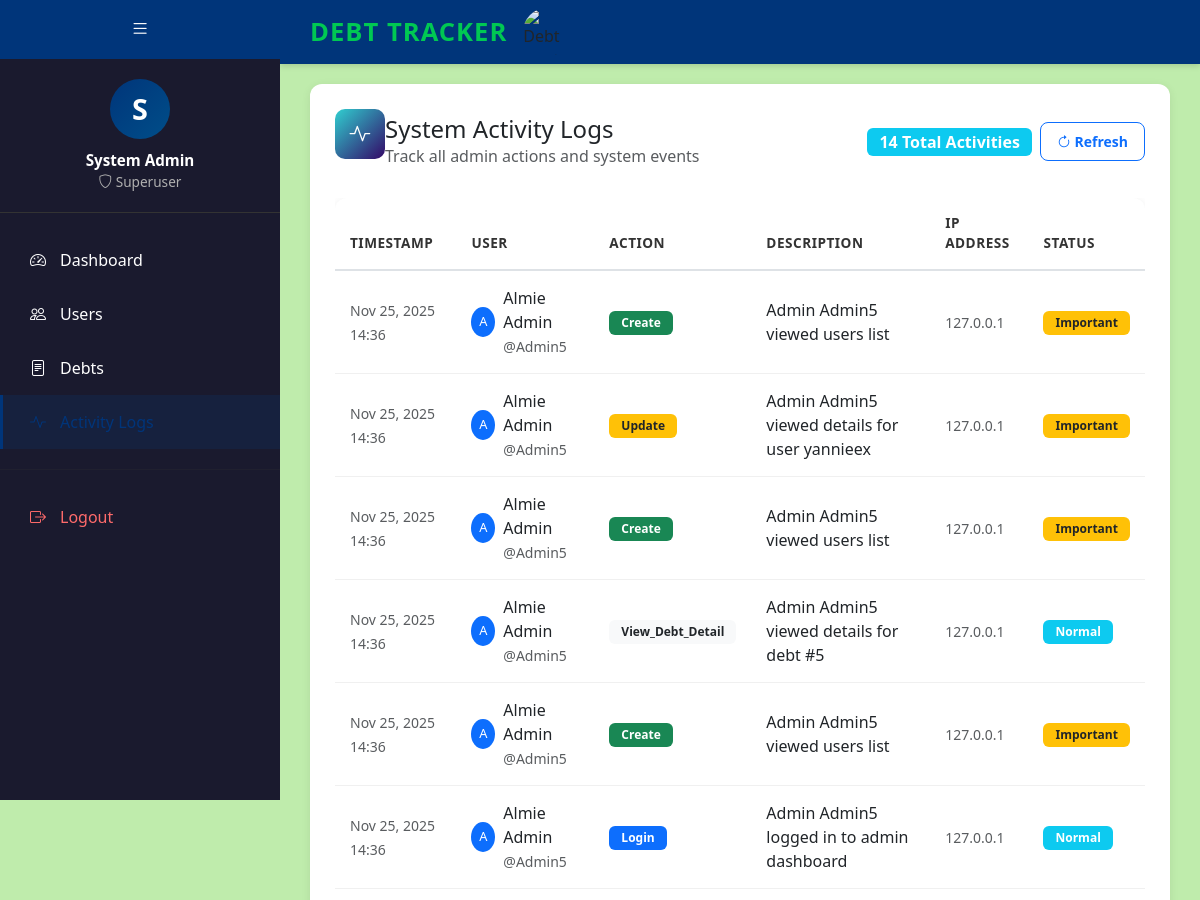
Page /admin-activity-logs/ (signed in, upper part) on the earlier database version.
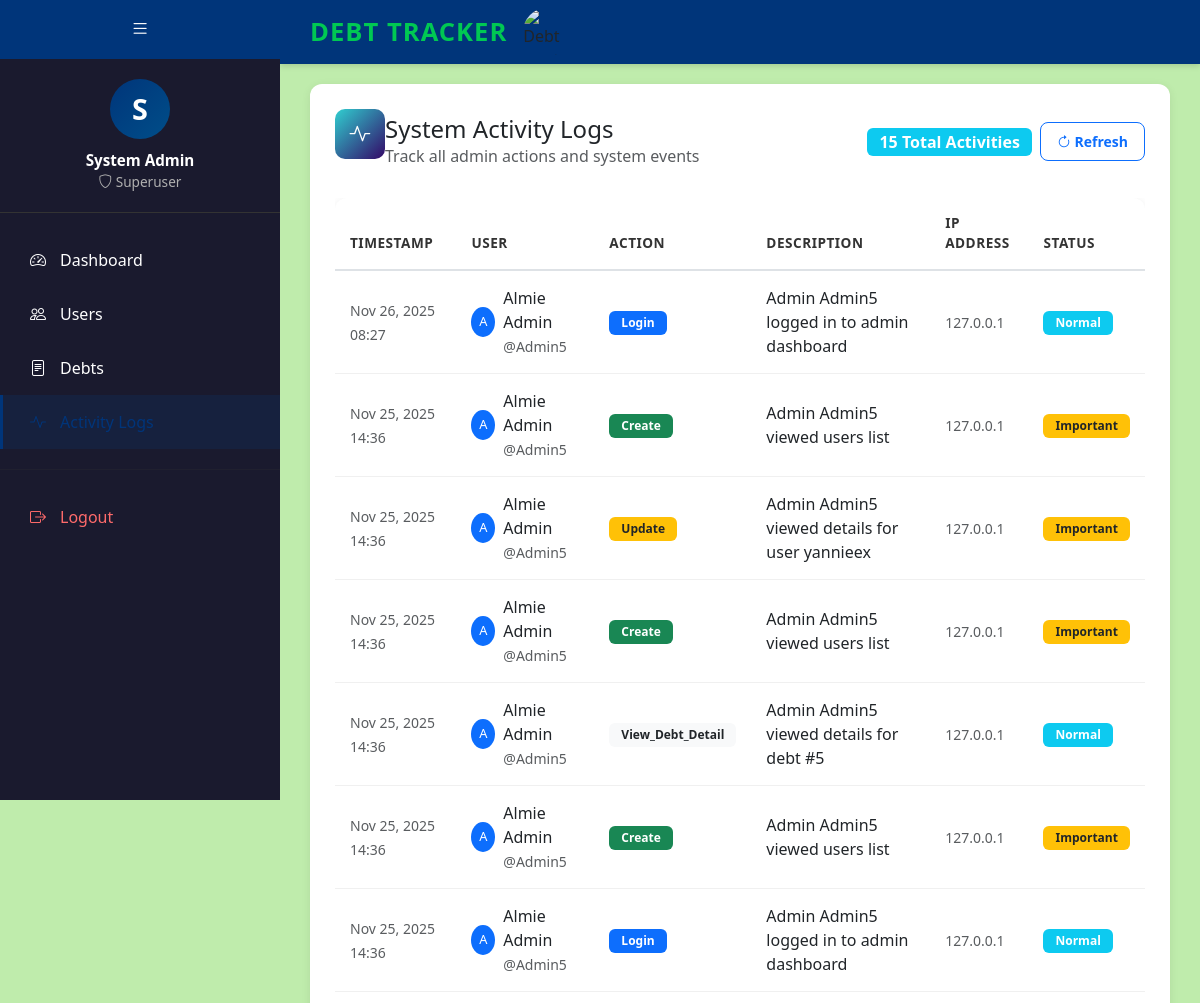
Same page on the later database version.
### myapp/models.py (models this page shows, shortened)
class AdminActivityLog(models.Model):
    ACTION_CHOICES = [
        ('login', 'Admin Login'),
        ('view_users', 'View Users List'),
        ('view_user_detail', 'View User Detail'),
        ('view_debts', 'View Debts List'),
        ('view_debt_detail', 'View Debt Detail'),
        ('view_payments', 'View Payments List'),
        ('approve_payment', 'Approve Payment'),
        ('reject_payment', 'Reject Payment'),
        ('view_activity', 'View Activity Log'),
        ('update_settings', 'Update Settings'),
    ]
    user = models.ForeignKey(
        settings.AUTH_USER_MODEL,
        on_delete=models.CASCADE,
        related_name='admin_activities',
        help_text="Admin user who performed the action"
    )
    action = models.CharField(
        max_length=50,
        choices=ACTION_CHOICES,
        help_text="Type of action performed"
    )
    description = models.TextField(
        help_text="Detailed description of the action"
    )
    related_id = models.IntegerField(
        blank=True,
        null=True,
        help_text="Related object ID (if applicable)"
    )
    ip_address = models.GenericIPAddressField(
        blank=True,
        null=True,
        help_text="IP address of the request"
    )
    user_agent = models.TextField(
        blank=True,
        null=True,
        help_text="Browser user agent"
    )
    timestamp = models.DateTimeField(
        auto_now_add=True,
        help_text="When the action was performed"
    )
    class Meta:
        verbose_name = 'Admin Activity Log'
        verbose_name_plural = 'Admin Activity Logs'
        ordering = ['-timestamp']
        indexes = [
            models.Index(fields=['user', '-timestamp']),
            models.Index(fields=['action', '-timestamp']),
        ]

class CustomUser(AbstractBaseUser, PermissionsMixin):
    ROLE_CHOICES = [
        ('creditor', 'Creditor'),
        ('debtor', 'Debtor'),
        ('admin', 'Admin'),
    ]
    username = models.CharField(
        max_length=150,
        unique=True,
        help_text="Required. 150 characters or fewer. Unique username."
    )
    full_name = models.CharField(
        max_length=255,
        help_text="Full name of the user"
    )
    email = models.EmailField(
        max_length=255,
        blank=True,
        null=True,
        help_text="Email address (optional)"
    )
    profile_picture = models.ImageField(
        upload_to='profile_pictures/',
        blank=True,
        null=True,
        help_text="Profile picture (optional)"
    )
    profile_summary = models.TextField(
        blank=True,
        null=True,
        help_text="Short bio or profile summary (optional)"
    )
    account_type = models.CharField(
        max_length=20,
        choices=ROLE_CHOICES,
        help_text="User role: Creditor, Debtor, or Admin"
    )
    is_active = models.BooleanField(default=True)
    is_staff = models.BooleanField(default=False)
    date_joined = models.DateTimeField(auto_now_add=True)
    objects = CustomUserManager()
    USERNAME_FIELD = 'username'
    REQUIRED_FIELDS = ['full_name']
    class Meta:
        verbose_name = 'User'
        verbose_name_plural = 'Users'
        ordering = ['-date_joined']

### myapp/views.py (the view)
# urls.py: path('admin-activity-logs/', views.admin_activity_logs, name='admin_activity_logs'),
@user_passes_test(is_superuser)
def admin_activity_logs(request):
    from .models import AdminActivityLog
    activities = AdminActivityLog.objects.select_related('user').order_by('-timestamp')
    context = {
        'activities': activities,
        'total_activities': activities.count(),
    }
    return render(request, 'admin/admin_activity_logs.html', context)

### myapp/context_processors.py (called while the page is built)
def unread_notifications(request):
    if request.user.is_authenticated:
        unread_count = Notification.objects.filter(user=request.user, is_read=False).count()
        return {
            'unread_notifications_count': unread_count
        }
    return {
        'unread_notifications_count': 0
    }

### myapp/views.py (called while the page is built)
def is_superuser(user):
    return user.is_superuser

### myapp/templates/admin/admin_activity_logs.html (shortened to what the changed rows need)
{% extends 'admin/admin_dashboard_base.html' %}
{% load static %}
{% block content %}
<div class="row">
    <div class="col-12">
        <div class="dashboard-card">
            <div class="d-flex justify-content-between align-items-center mb-4">
                <div class="d-flex gap-2 align-items-center">
                    <span class="badge bg-info fs-6">{{ total_activities|default:0 }} Total Activities</span>
                    <button class="btn btn-sm btn-outline-primary" onclick="refreshLogs()">
                        <i class="bi bi-arrow-clockwise"></i> Refresh
                    </button>
                </div>
            </div>
            <div class="table-responsive">
                <table class="table admin-table">
                    <thead>
                        <tr>
                            <th>Timestamp</th>
                            <th>User</th>
                            <th>Action</th>
                            <th>Description</th>
                            <th>IP Address</th>
                            <th>Status</th>
                        </tr>
                    </thead>
                    <tbody>
                        {% for activity in activities %}
                        <tr>
                            <td>
                                <small class="text-muted">{{ activity.timestamp|date:"M d, Y H:i" }}</small>
                            </td>
                            <td>
                                <div class="d-flex align-items-center">
                                    <div class="avatar-sm bg-primary text-white rounded-circle d-flex align-items-center justify-content-center me-2">
                                        {{ activity.user.full_name.0|default:activity.user.username.0|default:"?"|upper }}
                                    </div>
                                    <div>
                                        <div class="fw-medium">{{ activity.user.full_name|default:activity.user.username }}</div>
                                        <small class="text-muted">@{{ activity.user.username }}</small>
                                    </div>
                                </div>
                            </td>
                            <td>
                                {% if activity.action_type == 'create' or activity.action == 'view_users' %}
                                    <span class="badge bg-success">Create</span>
                                {% elif activity.action_type == 'update' or activity.action == 'view_user_detail' %}
                                    <span class="badge bg-warning text-dark">Update</span>
                                {% elif activity.action_type == 'delete' %}
                                    <span class="badge bg-danger">Delete</span>
                                {% elif activity.action_type == 'view' or activity.action == 'view_debts' %}
                                    <span class="badge bg-info">View</span>
                                {% elif activity.action_type == 'login' or activity.action == 'login' %}
                                    <span class="badge bg-primary">Login</span>
                                {% elif activity.action_type == 'logout' %}
                                    <span class="badge bg-secondary">Logout</span>
                                {% else %}
                                    <span class="badge bg-light text-dark">{{ activity.action_type|default:activity.action|title }}</span>
                                {% endif %}
                            </td>
                            <td>
                                <span class="text-dark">{{ activity.description|default:"-" }}</span>
                            </td>
                            <td>
                                <small class="text-muted">{{ activity.ip_address|default:"-" }}</small>
                            </td>
                            <td>
                                {% if activity.action_type == 'delete' or activity.action_type == 'delete' %}
                                    <span class="badge bg-danger">Critical</span>
                                {% elif activity.action_type in 'create update' or activity.action in 'view_users view_user_detail' %}
                                    <span class="badge bg-warning text-dark">Important</span>
                                {% else %}
                                    <span class="badge bg-info">Normal</span>
                                {% endif %}
                            </td>
                        </tr>
                        {% endfor %}
                    </tbody>
                </table>
            </div>
        </div>
    </div>
</div>
{% endblock %}

Differences in the rows shown:
added AdminActivityLog: timestamp "Nov 26, 2025 08:27", user.full_name.0 "A", user.full_name "Almie Admin", user.username "Admin5", action "Login", description "Admin Admin5 logged in to admin dashboard", ip_address "127.0.0.1"
Other differences:
{{ total_activities|default:0 }}: "14" → "15"
